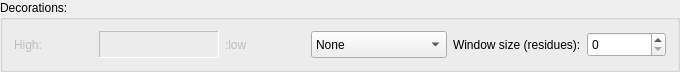
         <widget class="QGroupBox" name="groupBox_3">
          <property name="minimumSize">
           <size>
            <width>680</width>
            <height>0</height>
           </size>
          </property>
          <property name="maximumSize">
           <size>
            <width>16777215</width>
            <height>70</height>
           </size>
          </property>
          <property name="title">
           <string>Decorations:</string>
          </property>
          <layout class="QGridLayout" name="gridLayout_4">
           <item row="0" column="0">
            <widget class="QLabel" name="lblScaleH">
             <property name="enabled">
              <bool>false</bool>
             </property>
             <property name="text">
              <string>High:</string>
             </property>
            </widget>
           </item>
           <item row="0" column="1">
            <widget class="QLabel" name="lblScale">
             <property name="enabled">
              <bool>false</bool>
             </property>
             <property name="minimumSize">
              <size>
               <width>120</width>
               <height>20</height>
              </size>
             </property>
             <property name="maximumSize">
              <size>
               <width>140</width>
               <height>16777215</height>
              </size>
             </property>
             <property name="frameShape">
              <enum>QFrame::Panel</enum>
             </property>
             <property name="frameShadow">
              <enum>QFrame::Sunken</enum>
             </property>
             <property name="text">
              <string/>
             </property>
             <property name="pixmap">
              <pixmap resource="../VGenes/Resources/VgenesResources.qrc">:/PNG-Icons/ScalePic.png</pixmap>
             </property>
             <property name="scaledContents">
              <bool>true</bool>
             </property>
            </widget>
           </item>
           <item row="0" column="2">
            <widget class="QLabel" name="lblScaleL">
             <property name="enabled">
              <bool>false</bool>
             </property>
             <property name="text">
              <string>:low</string>
             </property>
            </widget>
           </item>
           <item row="0" column="3">
            <widget class="QComboBox" name="cboDecorate">
             <property name="minimumSize">
              <size>
               <width>30</width>
               <height>27</height>
              </size>
             </property>
             <item>
              <property name="text">
               <string>None</string>
              </property>
             </item>
             <item>
              <property name="text">
               <string>Isoelectric Point (pI)</string>
              </property>
             </item>
             <item>
              <property name="text">
               <string>Instability</string>
              </property>
             </item>
             <item>
              <property name="text">
               <string>Flexibility</string>
              </property>
             </item>
             <item>
              <property name="text">
               <string>Hydrophobicity</string>
              </property>
             </item>
             <item>
              <property name="text">
               <string>Hydrophilicity</string>
              </property>
             </item>
             <item>
              <property name="text">
               <string>Surface</string>
              </property>
             </item>
            </widget>
           </item>
           <item row="0" column="4">
            <widget class="QLabel" name="label_11">
             <property name="text">
              <string>Window size (residues):</string>
             </property>
            </widget>
           </item>
           <item row="0" column="5">
            <widget class="QSpinBox" name="spinBox">
             <property name="minimumSize">
              <size>
               <width>50</width>
               <height>25</height>
              </size>
             </property>
            </widget>
           </item>
          </layout>
         </widget>
